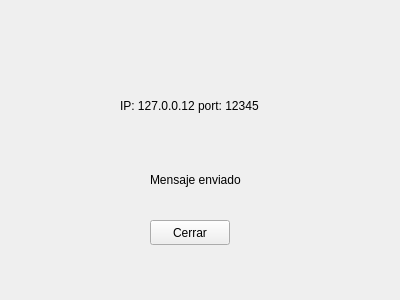
<?xml version="1.0" encoding="UTF-8"?>
<ui version="4.0">
 <class>QtServer</class>
 <widget class="QWidget" name="QtServer">
  <property name="geometry">
   <rect>
    <x>0</x>
    <y>0</y>
    <width>400</width>
    <height>300</height>
   </rect>
  </property>
  <property name="windowTitle">
   <string>QtServer</string>
  </property>
  <widget class="QPushButton" name="btn_close">
   <property name="geometry">
    <rect>
     <x>150</x>
     <y>220</y>
     <width>80</width>
     <height>25</height>
    </rect>
   </property>
   <property name="text">
    <string>Cerrar</string>
   </property>
  </widget>
  <widget class="QLabel" name="lbl_IP_Port">
   <property name="geometry">
    <rect>
     <x>120</x>
     <y>80</y>
     <width>191</width>
     <height>51</height>
    </rect>
   </property>
   <property name="text">
    <string>IP: 127.0.0.12 port: 12345</string>
   </property>
  </widget>
  <widget class="QLabel" name="lbl_message">
   <property name="geometry">
    <rect>
     <x>150</x>
     <y>170</y>
     <width>191</width>
     <height>20</height>
    </rect>
   </property>
   <property name="text">
    <string>Mensaje enviado</string>
   </property>
  </widget>
 </widget>
 <resources/>
 <connections/>
</ui>
